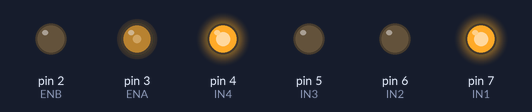
The sketch below on a simulated Arduino Uno, built with avr-gcc and run on an emulated ATmega328P. Parts: output pins drawn as LEDs (lit = HIGH).

Above: at 0.1 s.
Timing chart, 0 to 1.6 s (numbered marks = the images above):
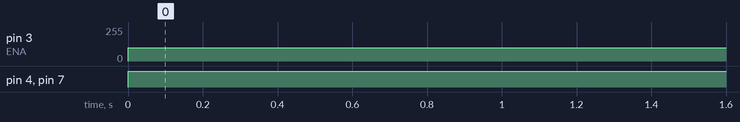

Measured:
- by itself, pin 3 (ENA): 0/255 → 100/255 at 0.00 s
- by itself, pin 4 (IN4), pin 7 (IN1): LOW → HIGH at 0.00 s

The sketch:

Ruedas.ino
```cpp
int ENA=3;
int IN1=7;
int IN2=6;
int ENB=2;
int IN3=5;
int IN4=4;
void setup() {
 // put your setup code here, to run once:
 pinMode (ENA,OUTPUT);
 pinMode (IN1,OUTPUT);
 pinMode (IN2,OUTPUT);
 pinMode (ENB,OUTPUT);
 pinMode (IN3,OUTPUT);
 pinMode (IN4,OUTPUT);
}
void loop() {
 // put your main code here, to run repeatedly:
 digitalWrite (IN1, HIGH);
 digitalWrite (IN2,LOW);
 analogWrite (ENA,100);
 digitalWrite (IN3, LOW);
 digitalWrite (IN4,HIGH);
 analogWrite (ENB,100);

}
```
